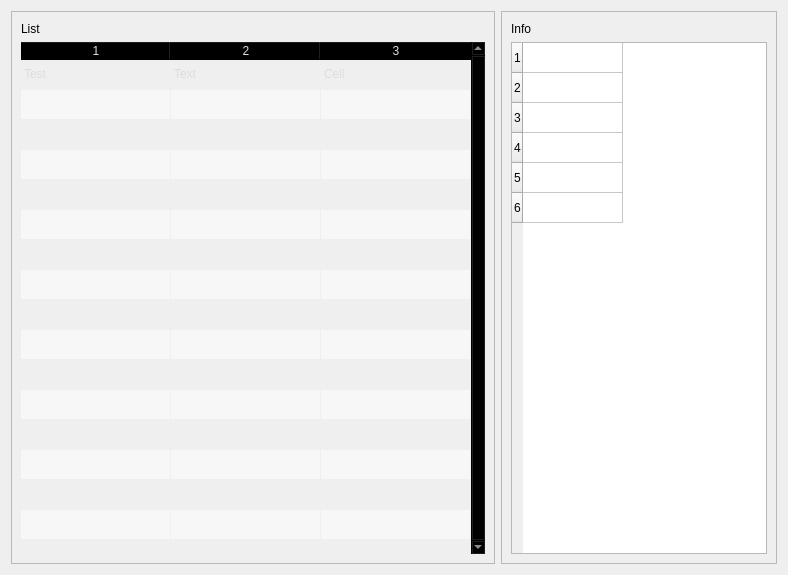
                        <widget class="QFrame" name="row_2">
                         <property name="minimumSize">
                          <size>
                           <width>0</width>
                           <height>300</height>
                          </size>
                         </property>
                         <property name="frameShape">
                          <enum>QFrame::NoFrame</enum>
                         </property>
                         <property name="frameShadow">
                          <enum>QFrame::Raised</enum>
                         </property>
                         <layout class="QHBoxLayout" name="horizontalLayout_6">
                          <item>
                           <widget class="QFrame" name="frame">
                            <property name="minimumSize">
                             <size>
                              <width>0</width>
                              <height>150</height>
                             </size>
                            </property>
                            <property name="frameShape">
                             <enum>QFrame::StyledPanel</enum>
                            </property>
                            <property name="frameShadow">
                             <enum>QFrame::Raised</enum>
                            </property>
                            <layout class="QVBoxLayout" name="verticalLayout_7">
                             <item>
                              <widget class="QLabel" name="label_2">
                               <property name="minimumSize">
                                <size>
                                 <width>0</width>
                                 <height>15</height>
                                </size>
                               </property>
                               <property name="maximumSize">
                                <size>
                                 <width>16777215</width>
                                 <height>15</height>
                                </size>
                               </property>
                               <property name="text">
                                <string>List</string>
                               </property>
                              </widget>
                             </item>
                             <item>
                              <widget class="QTableWidget" name="list_table">
                               <property name="sizePolicy">
                                <sizepolicy hsizetype="Preferred" vsizetype="Preferred">
                                 <horstretch>0</horstretch>
                                 <verstretch>0</verstretch>
                                </sizepolicy>
                               </property>
                               <property name="palette">
                                <palette>
                                 <active>
                                  <colorrole role="WindowText">
                                   <brush brushstyle="SolidPattern">
                                    <color alpha="255">
                                     <red>221</red>
                                     <green>221</green>
                                     <blue>221</blue>
                                    </color>
                                   </brush>
                                  </colorrole>
                                  <colorrole role="Button">
                                   <brush brushstyle="SolidPattern">
                                    <color alpha="0">
                                     <red>0</red>
                                     <green>0</green>
                                     <blue>0</blue>
                                    </color>
                                   </brush>
                                  </colorrole>
                                  <colorrole role="Text">
                                   <brush brushstyle="SolidPattern">
                                    <color alpha="255">
                                     <red>221</red>
                                     <green>221</green>
                                     <blue>221</blue>
                                    </color>
                                   </brush>
                                  </colorrole>
                                  <colorrole role="ButtonText">
                                   <brush brushstyle="SolidPattern">
                                    <color alpha="255">
                                     <red>221</red>
                                     <green>221</green>
                                     <blue>221</blue>
                                    </color>
                                   </brush>
                                  </colorrole>
                                  <colorrole role="Base">
                                   <brush brushstyle="NoBrush">
                                    <color alpha="255">
                                     <red>0</red>
                                     <green>0</green>
                                     <blue>0</blue>
                                    </color>
                                   </brush>
                                  </colorrole>
                                  <colorrole role="Window">
                                   <brush brushstyle="SolidPattern">
                                    <color alpha="0">
                                     <red>0</red>
                                     <green>0</green>
                                     <blue>0</blue>
                                    </color>
                                   </brush>
                                  </colorrole>
                                  <colorrole role="PlaceholderText">
                                   <brush brushstyle="SolidPattern">
                                    <color alpha="255">
                                     <red>221</red>
                                     <green>221</green>
                                     <blue>221</blue>
                                    </color>
                                   </brush>
                                  </colorrole>
                                 </active>
                                 <inactive>
                                  <colorrole role="WindowText">
                                   <brush brushstyle="SolidPattern">
                                    <color alpha="255">
                                     <red>221</red>
                                     <green>221</green>
                                     <blue>221</blue>
                                    </color>
                                   </brush>
                                  </colorrole>
                                  <colorrole role="Button">
                                   <brush brushstyle="SolidPattern">
                                    <color alpha="0">
                                     <red>0</red>
                                     <green>0</green>
                                     <blue>0</blue>
                                    </color>
                                   </brush>
                                  </colorrole>
                                  <colorrole role="Text">
                                   <brush brushstyle="SolidPattern">
                                    <color alpha="255">
                                     <red>221</red>
                                     <green>221</green>
                                     <blue>221</blue>
                                    </color>
                                   </brush>
                                  </colorrole>
                                  <colorrole role="ButtonText">
                                   <brush brushstyle="SolidPattern">
                                    <color alpha="255">
                                     <red>221</red>
                                     <green>221</green>
                                     <blue>221</blue>
                                    </color>
                                   </brush>
                                  </colorrole>
                                  <colorrole role="Base">
                                   <brush brushstyle="NoBrush">
                                    <color alpha="255">
                                     <red>0</red>
                                     <green>0</green>
                                     <blue>0</blue>
                                    </color>
                                   </brush>
                                  </colorrole>
                                  <colorrole role="Window">
                                   <brush brushstyle="SolidPattern">
                                    <color alpha="0">
                                     <red>0</red>
                                     <green>0</green>
                                     <blue>0</blue>
                                    </color>
                                   </brush>
                                  </colorrole>
                                  <colorrole role="PlaceholderText">
                                   <brush brushstyle="SolidPattern">
                                    <color alpha="255">
                                     <red>221</red>
                                     <green>221</green>
                                     <blue>221</blue>
                                    </color>
                                   </brush>
                                  </colorrole>
                                 </inactive>
                                 <disabled>
                                  <colorrole role="WindowText">
                                   <brush brushstyle="SolidPattern">
                                    <color alpha="255">
                                     <red>221</red>
                                     <green>221</green>
                                     <blue>221</blue>
                                    </color>
                                   </brush>
                                  </colorrole>
                                  <colorrole role="Button">
                                   <brush brushstyle="SolidPattern">
                                    <color alpha="0">
                                     <red>0</red>
                                     <green>0</green>
                                     <blue>0</blue>
                                    </color>
                                   </brush>
                                  </colorrole>
                                  <colorrole role="Text">
                                   <brush brushstyle="SolidPattern">
                                    <color alpha="255">
                                     <red>221</red>
                                     <green>221</green>
                                     <blue>221</blue>
                                    </color>
                                   </brush>
                                  </colorrole>
                                  <colorrole role="ButtonText">
                                   <brush brushstyle="SolidPattern">
                                    <color alpha="255">
                                     <red>221</red>
                                     <green>221</green>
                                     <blue>221</blue>
                                    </color>
                                   </brush>
                                  </colorrole>
                                  <colorrole role="Base">
                                   <brush brushstyle="NoBrush">
                                    <color alpha="255">
                                     <red>0</red>
                                     <green>0</green>
                                     <blue>0</blue>
                                    </color>
                                   </brush>
                                  </colorrole>
                                  <colorrole role="Window">
                                   <brush brushstyle="SolidPattern">
                                    <color alpha="0">
                                     <red>0</red>
                                     <green>0</green>
                                     <blue>0</blue>
                                    </color>
                                   </brush>
                                  </colorrole>
                                  <colorrole role="PlaceholderText">
                                   <brush brushstyle="SolidPattern">
                                    <color alpha="255">
                                     <red>221</red>
                                     <green>221</green>
                                     <blue>221</blue>
                                    </color>
                                   </brush>
                                  </colorrole>
                                 </disabled>
                                </palette>
                               </property>
                               <property name="frameShape">
                                <enum>QFrame::NoFrame</enum>
                               </property>
                               <property name="verticalScrollBarPolicy">
                                <enum>Qt::ScrollBarAlwaysOn</enum>
                               </property>
                               <property name="sizeAdjustPolicy">
                                <enum>QAbstractScrollArea::AdjustToContents</enum>
                               </property>
                               <property name="editTriggers">
                                <set>QAbstractItemView::NoEditTriggers</set>
                               </property>
                               <property name="alternatingRowColors">
                                <bool>true</bool>
                               </property>
                               <property name="selectionMode">
                                <enum>QAbstractItemView::MultiSelection</enum>
                               </property>
                               <property name="selectionBehavior">
                                <enum>QAbstractItemView::SelectRows</enum>
                               </property>
                               <property name="showGrid">
                                <bool>true</bool>
                               </property>
                               <property name="gridStyle">
                                <enum>Qt::SolidLine</enum>
                               </property>
                               <property name="sortingEnabled">
                                <bool>false</bool>
                               </property>
                               <attribute name="horizontalHeaderVisible">
                                <bool>true</bool>
                               </attribute>
                               <attribute name="horizontalHeaderCascadingSectionResizes">
                                <bool>true</bool>
                               </attribute>
                               <attribute name="horizontalHeaderDefaultSectionSize">
                                <number>150</number>
                               </attribute>
                               <attribute name="horizontalHeaderShowSortIndicator" stdset="0">
                                <bool>true</bool>
                               </attribute>
                               <attribute name="horizontalHeaderStretchLastSection">
                                <bool>false</bool>
                               </attribute>
                               <attribute name="verticalHeaderVisible">
                                <bool>false</bool>
                               </attribute>
                               <attribute name="verticalHeaderCascadingSectionResizes">
                                <bool>false</bool>
                               </attribute>
                               <attribute name="verticalHeaderHighlightSections">
                                <bool>false</bool>
                               </attribute>
                               <attribute name="verticalHeaderStretchLastSection">
                                <bool>false</bool>
                               </attribute>
                               <row>
                                <property name="text">
                                 <string>New Row</string>
                                </property>
                                <property name="font">
                                 <font>
                                  <family>Segoe UI</family>
                                 </font>
                                </property>
                               </row>
                               <row>
                                <property name="text">
                                 <string>New Row</string>
                                </property>
                               </row>
                               <row>
                                <property name="text">
                                 <string>New Row</string>
                                </property>
                               </row>
                               <row>
                                <property name="text">
                                 <string>New Row</string>
                                </property>
                               </row>
                               <row>
                                <property name="text">
                                 <string>New Row</string>
                                </property>
                               </row>
                               <row>
                                <property name="text">
                                 <string>New Row</string>
                                </property>
                               </row>
                               <row>
                                <property name="text">
                                 <string>New Row</string>
                                </property>
                               </row>
                               <row>
                                <property name="text">
                                 <string>New Row</string>
                                </property>
                               </row>
                               <row>
                                <property name="text">
                                 <string>New Row</string>
                                </property>
                               </row>
                               <row>
                                <property name="text">
                                 <string>New Row</string>
                                </property>
                               </row>
                               <row>
                                <property name="text">
                                 <string>New Row</string>
                                </property>
                               </row>
                               <row>
                                <property name="text">
                                 <string>New Row</string>
                                </property>
                               </row>
                               <row>
                                <property name="text">
                                 <string>New Row</string>
                                </property>
                               </row>
                               <row>
                                <property name="text">
                                 <string>New Row</string>
                                </property>
                               </row>
                               <row>
                                <property name="text">
                                 <string>New Row</string>
                                </property>
                               </row>
                               <row>
                                <property name="text">
                                 <string>New Row</string>
                                </property>
                               </row>
                               <column/>
                               <column/>
                               <column/>
                               <item row="0" column="0">
                                <property name="text">
                                 <string>Test</string>
                                </property>
                               </item>
                               <item row="0" column="1">
                                <property name="text">
                                 <string>Text</string>
                                </property>
                               </item>
                               <item row="0" column="2">
                                <property name="text">
                                 <string>Cell</string>
                                </property>
                               </item>
                              </widget>
                             </item>
                            </layout>
                           </widget>
                          </item>
                          <item>
                           <widget class="QFrame" name="frame_3">
                            <property name="minimumSize">
                             <size>
                              <width>0</width>
                              <height>300</height>
                             </size>
                            </property>
                            <property name="frameShape">
                             <enum>QFrame::StyledPanel</enum>
                            </property>
                            <property name="frameShadow">
                             <enum>QFrame::Raised</enum>
                            </property>
                            <layout class="QVBoxLayout" name="verticalLayout_10">
                             <item>
                              <widget class="QLabel" name="label_3">
                               <property name="minimumSize">
                                <size>
                                 <width>0</width>
                                 <height>15</height>
                                </size>
                               </property>
                               <property name="maximumSize">
                                <size>
                                 <width>16777215</width>
                                 <height>15</height>
                                </size>
                               </property>
                               <property name="text">
                                <string>Info</string>
                               </property>
                              </widget>
                             </item>
                             <item>
                              <widget class="QTableWidget" name="info_table">
                               <property name="sizePolicy">
                                <sizepolicy hsizetype="Preferred" vsizetype="Preferred">
                                 <horstretch>0</horstretch>
                                 <verstretch>0</verstretch>
                                </sizepolicy>
                               </property>
                               <property name="editTriggers">
                                <set>QAbstractItemView::NoEditTriggers</set>
                               </property>
                               <property name="selectionMode">
                                <enum>QAbstractItemView::NoSelection</enum>
                               </property>
                               <property name="rowCount">
                                <number>6</number>
                               </property>
                               <property name="columnCount">
                                <number>1</number>
                               </property>
                               <attribute name="horizontalHeaderVisible">
                                <bool>false</bool>
                               </attribute>
                               <row/>
                               <row/>
                               <row/>
                               <row/>
                               <row/>
                               <row/>
                               <column>
                                <property name="text">
                                 <string>Value</string>
                                </property>
                               </column>
                              </widget>
                             </item>
                            </layout>
                           </widget>
                          </item>
                         </layout>
                        </widget>
